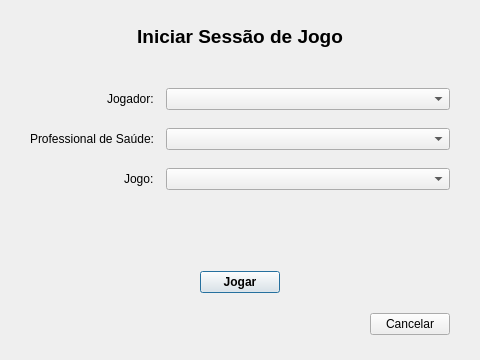
<?xml version="1.0" encoding="UTF-8"?>
<ui version="4.0">
 <class>PlayerGameLaunchView</class>
 <widget class="QDialog" name="PlayerGameLaunchView">
  <property name="geometry">
   <rect>
    <x>0</x>
    <y>0</y>
    <width>480</width>
    <height>360</height>
   </rect>
  </property>
  <property name="minimumSize">
   <size>
    <width>420</width>
    <height>300</height>
   </size>
  </property>
  <property name="windowTitle">
   <string>Plataforma T-TEA - Iniciar Sessão de Jogo</string>
  </property>
  <property name="windowIcon">
   <iconset resource="../resources.qrc">
    <normaloff>:/icons/system/appicon</normaloff>:/icons/system/appicon</iconset>
  </property>
  <property name="modal">
   <bool>true</bool>
  </property>
  <layout class="QVBoxLayout" name="verticalLayout">
   <property name="spacing">
    <number>20</number>
   </property>
   <property name="leftMargin">
    <number>30</number>
   </property>
   <property name="topMargin">
    <number>25</number>
   </property>
   <property name="rightMargin">
    <number>30</number>
   </property>
   <property name="bottomMargin">
    <number>25</number>
   </property>
   <item>
    <widget class="QLabel" name="lbl_title">
     <property name="font">
      <font>
       <pointsize>14</pointsize>
       <bold>true</bold>
      </font>
     </property>
     <property name="text">
      <string>Iniciar Sessão de Jogo</string>
     </property>
     <property name="alignment">
      <set>Qt::AlignmentFlag::AlignCenter</set>
     </property>
    </widget>
   </item>
   <item>
    <spacer name="vs_top">
     <property name="orientation">
      <enum>Qt::Orientation::Vertical</enum>
     </property>
     <property name="sizeType">
      <enum>QSizePolicy::Policy::Fixed</enum>
     </property>
     <property name="sizeHint" stdset="0">
      <size>
       <width>20</width>
       <height>20</height>
      </size>
     </property>
    </spacer>
   </item>
   <item>
    <layout class="QFormLayout" name="frm_data">
     <property name="labelAlignment">
      <set>Qt::AlignmentFlag::AlignRight|Qt::AlignmentFlag::AlignTrailing|Qt::AlignmentFlag::AlignVCenter</set>
     </property>
     <property name="formAlignment">
      <set>Qt::AlignmentFlag::AlignLeading|Qt::AlignmentFlag::AlignLeft|Qt::AlignmentFlag::AlignVCenter</set>
     </property>
     <property name="horizontalSpacing">
      <number>12</number>
     </property>
     <property name="verticalSpacing">
      <number>18</number>
     </property>
     <item row="0" column="0">
      <widget class="QLabel" name="lbl_player">
       <property name="font">
        <font>
         <pointsize>9</pointsize>
        </font>
       </property>
       <property name="text">
        <string>Jogador:</string>
       </property>
      </widget>
     </item>
     <item row="0" column="1">
      <widget class="QComboBox" name="cbx_player">
       <property name="minimumSize">
        <size>
         <width>0</width>
         <height>0</height>
        </size>
       </property>
       <property name="maxVisibleItems">
        <number>5</number>
       </property>
      </widget>
     </item>
     <item row="1" column="0">
      <widget class="QLabel" name="lbl_health">
       <property name="font">
        <font>
         <pointsize>9</pointsize>
        </font>
       </property>
       <property name="text">
        <string>Professional de Saúde:</string>
       </property>
      </widget>
     </item>
     <item row="1" column="1">
      <widget class="QComboBox" name="cbx_health">
       <property name="minimumSize">
        <size>
         <width>0</width>
         <height>0</height>
        </size>
       </property>
       <property name="maxVisibleItems">
        <number>5</number>
       </property>
      </widget>
     </item>
     <item row="2" column="0">
      <widget class="QLabel" name="lbl_game">
       <property name="font">
        <font>
         <pointsize>9</pointsize>
        </font>
       </property>
       <property name="text">
        <string>Jogo:</string>
       </property>
      </widget>
     </item>
     <item row="2" column="1">
      <widget class="QComboBox" name="cbx_game">
       <property name="minimumSize">
        <size>
         <width>0</width>
         <height>0</height>
        </size>
       </property>
       <property name="maxVisibleItems">
        <number>5</number>
       </property>
      </widget>
     </item>
    </layout>
   </item>
   <item>
    <spacer name="vs_middle">
     <property name="orientation">
      <enum>Qt::Orientation::Vertical</enum>
     </property>
     <property name="sizeHint" stdset="0">
      <size>
       <width>20</width>
       <height>20</height>
      </size>
     </property>
    </spacer>
   </item>
   <item>
    <layout class="QHBoxLayout" name="lay_button_play">
     <item>
      <spacer name="hs_left_button_play">
       <property name="orientation">
        <enum>Qt::Orientation::Horizontal</enum>
       </property>
       <property name="sizeHint" stdset="0">
        <size>
         <width>40</width>
         <height>20</height>
        </size>
       </property>
      </spacer>
     </item>
     <item>
      <widget class="QPushButton" name="pb_play">
       <property name="font">
        <font>
         <pointsize>9</pointsize>
         <bold>true</bold>
        </font>
       </property>
       <property name="toolTip">
        <string>Jogar</string>
       </property>
       <property name="text">
        <string>Jogar</string>
       </property>
       <property name="icon">
        <iconset resource="../resources.qrc">
         <normaloff>:/icons/ui/buttons/playicon</normaloff>:/icons/ui/buttons/playicon</iconset>
       </property>
      </widget>
     </item>
     <item>
      <spacer name="hs_right_button_play">
       <property name="orientation">
        <enum>Qt::Orientation::Horizontal</enum>
       </property>
       <property name="sizeHint" stdset="0">
        <size>
         <width>40</width>
         <height>20</height>
        </size>
       </property>
      </spacer>
     </item>
    </layout>
   </item>
   <item>
    <layout class="QHBoxLayout" name="lay_button" stretch="1,0">
     <item>
      <spacer name="hs_button">
       <property name="orientation">
        <enum>Qt::Orientation::Horizontal</enum>
       </property>
       <property name="sizeHint" stdset="0">
        <size>
         <width>40</width>
         <height>20</height>
        </size>
       </property>
      </spacer>
     </item>
     <item>
      <widget class="QPushButton" name="pb_cancel">
       <property name="sizePolicy">
        <sizepolicy hsizetype="Fixed" vsizetype="Fixed">
         <horstretch>0</horstretch>
         <verstretch>0</verstretch>
        </sizepolicy>
       </property>
       <property name="toolTip">
        <string>Cancelar operação corrente</string>
       </property>
       <property name="text">
        <string>Cancelar</string>
       </property>
       <property name="icon">
        <iconset resource="../resources.qrc">
         <normaloff>:/icons/ui/buttons/cancelicon</normaloff>:/icons/ui/buttons/cancelicon</iconset>
       </property>
      </widget>
     </item>
    </layout>
   </item>
  </layout>
 </widget>
 <resources>
  <include location="../resources.qrc"/>
 </resources>
 <connections/>
</ui>
